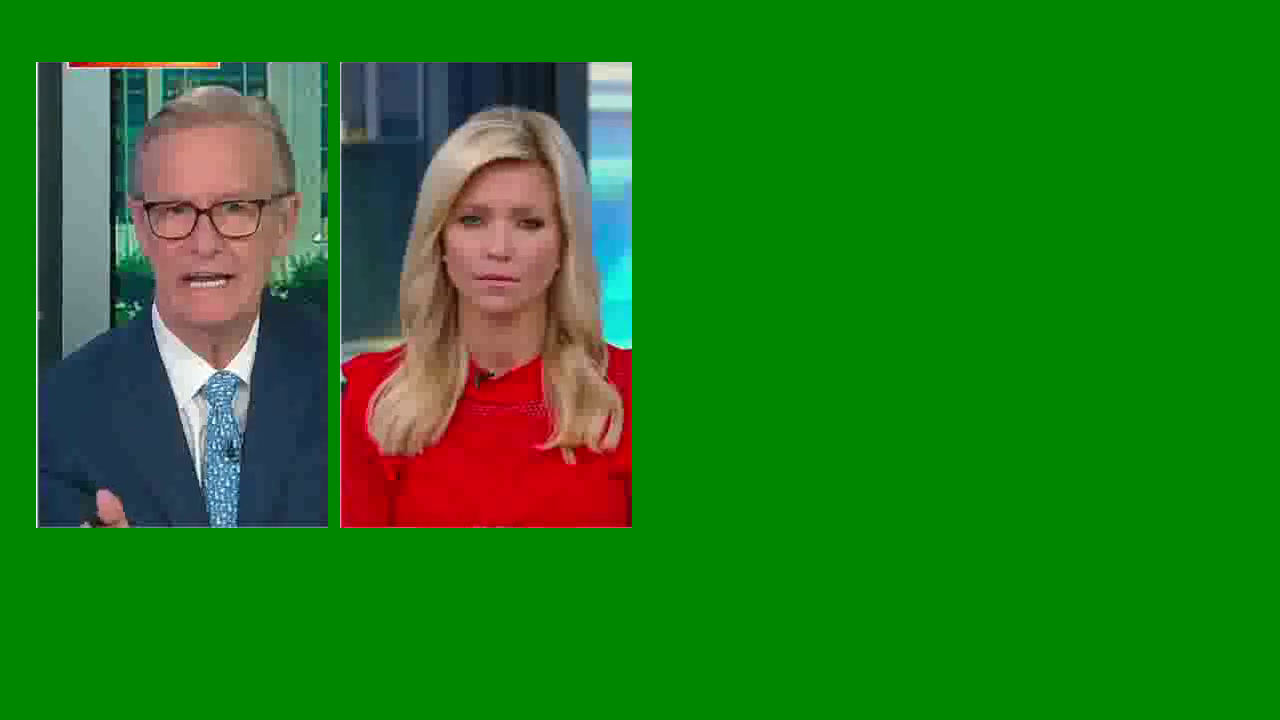
#> input picture frame 32 of python/e2c_video/input_video.mp4, 1280 x 720 px, given in place of the camera
$ python bgsub.py
#> lines starting #> are read from the running program, lines starting #| are printed output that depends on the picture; after the words box and inside, x2 and y2 are one past the last pixel; in counts of white or black regions, pixels touching at a corner belong together
from __future__ import print_function
import cv2 as cv
import argparse
parser = argparse.ArgumentParser(description='This program shows how to use background subtraction methods provided by \
                                              OpenCV. You can process both videos and images.')
parser.add_argument('--input', type=str, help='Path to a video or a sequence of image.', default='v.mp4')
parser.add_argument('--algo', type=str, help='Background subtraction method (KNN, MOG2).', default='MOG2')
args = parser.parse_args()
if args.algo == 'MOG2':
    backSub = cv.createBackgroundSubtractorMOG2()
else:
    backSub = cv.createBackgroundSubtractorKNN()
#capture = cv.VideoCapture(cv.samples.findFileOrKeep(args.input))
capture = cv.VideoCapture(0)
if not capture.isOpened:
    print('Unable to open: ' + args.input)
    exit(0)
while True:
    ret, frame = capture.read()
#> frame is the input picture: shape (720, 1280, 3); mean B, G, R 26.7, 121.4, 32.9
    if frame is None:
        break

    fgMask = backSub.apply(frame)
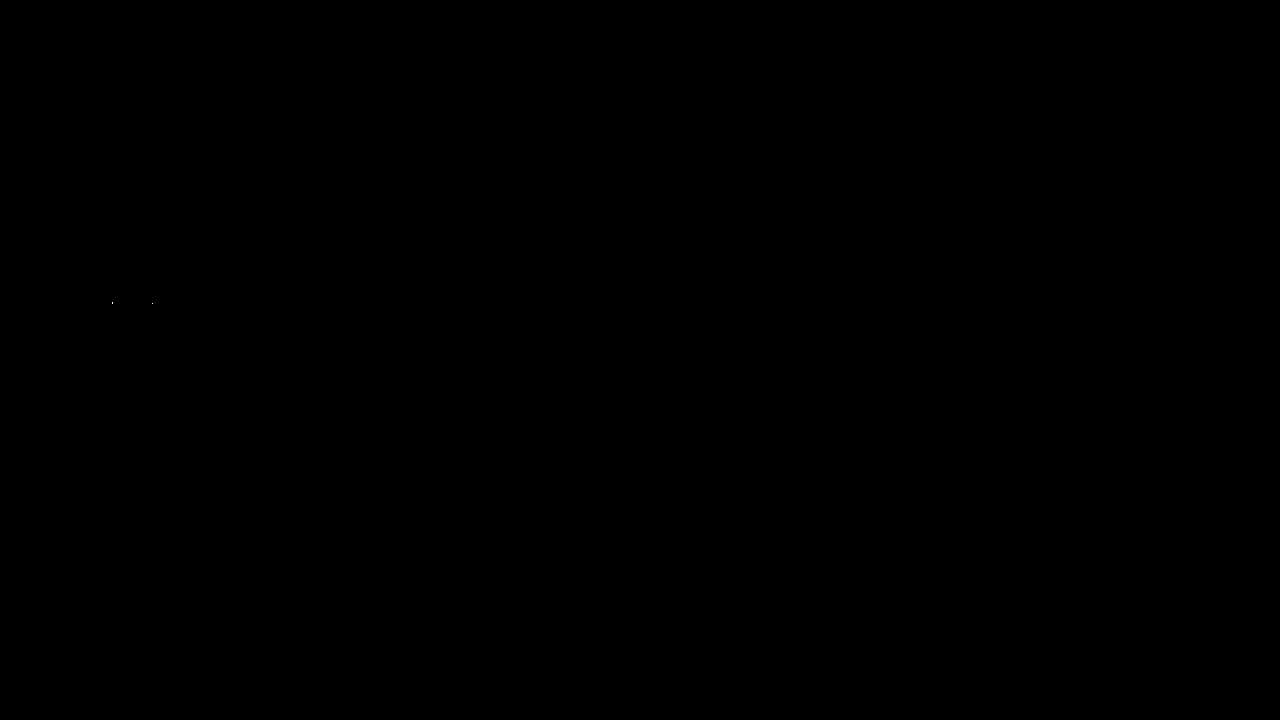
#> fgMask: shape (720, 1280); values 127 (black) and 255 (white), 0% white in thin lines or dots, all inside (x1, y1, x2, y2) = (112, 302, 153, 304)


    cv.rectangle(frame, (10, 2), (100,20), (255,255,255), -1)
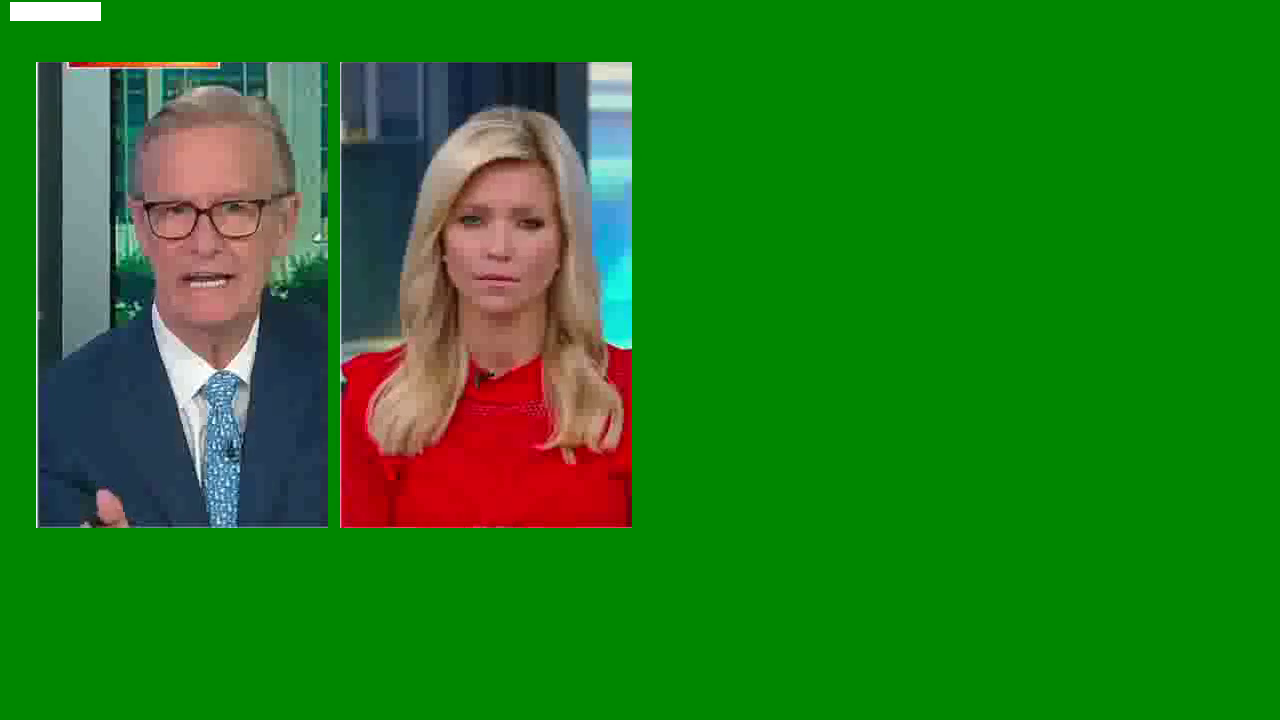
#> frame: shape (720, 1280, 3); 0.19% of pixels changed, all inside (x1, y1, x2, y2) = (10, 2, 101, 21)
    cv.putText(frame, str(capture.get(cv.CAP_PROP_POS_FRAMES)), (15, 15),
               cv.FONT_HERSHEY_SIMPLEX, 0.5 , (0,0,0))
#> frame: shape (720, 1280, 3); 0.01% of pixels changed, all inside (x1, y1, x2, y2) = (17, 5, 50, 16)


    cv.imshow('Frame', frame)
    cv.imshow('FG Mask', fgMask)

    keyboard = cv.waitKey(30)
#> (key Esc is pressed here)
    if keyboard == 'q' or keyboard == 27:
        break

$ run again, starting later in the video
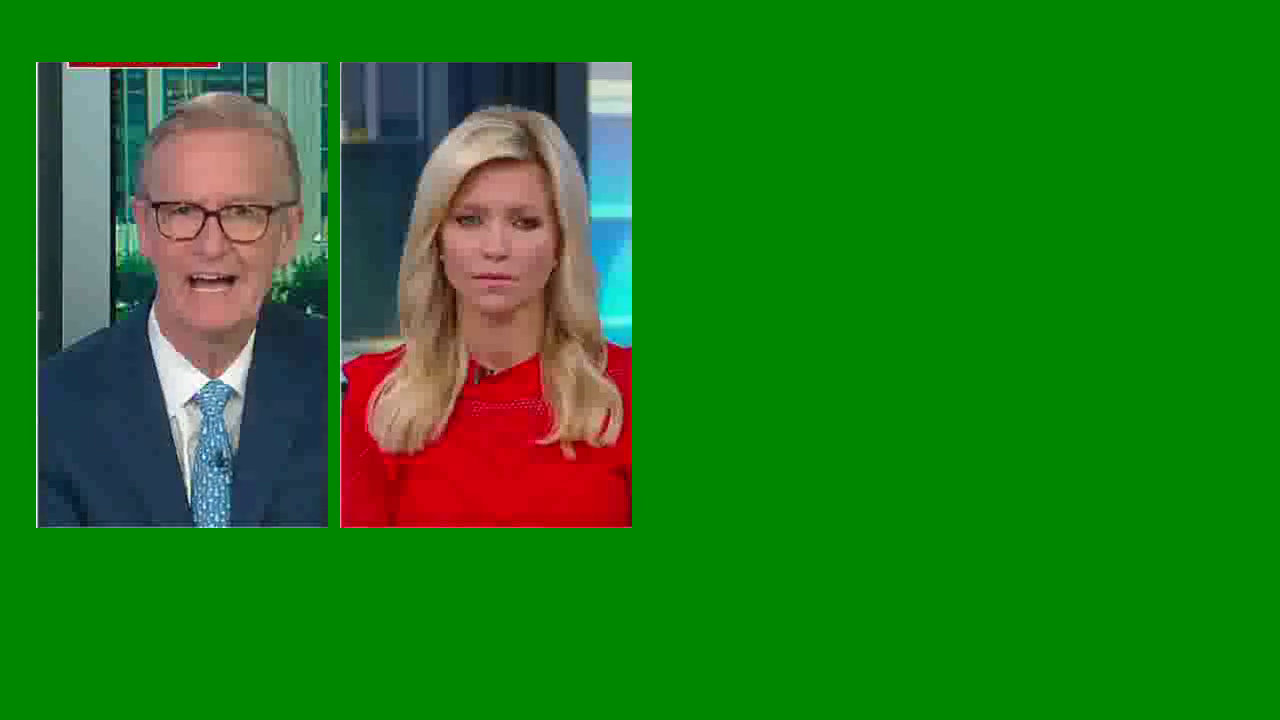
#> input picture frame 144 of python/e2c_video/input_video.mp4, 1280 x 720 px, given in place of the camera
#> frame is the input picture: shape (720, 1280, 3); mean B, G, R 26.6, 121.1, 32.8
#> fgMask: shape (720, 1280); values 127 (black) and 255 (white), 0% white in thin lines or dots, all inside (x1, y1, x2, y2) = (114, 252, 256, 344)
#> `cv.rectangle(frame, (10, 2), (100,20), (255,255,255), -1)`:
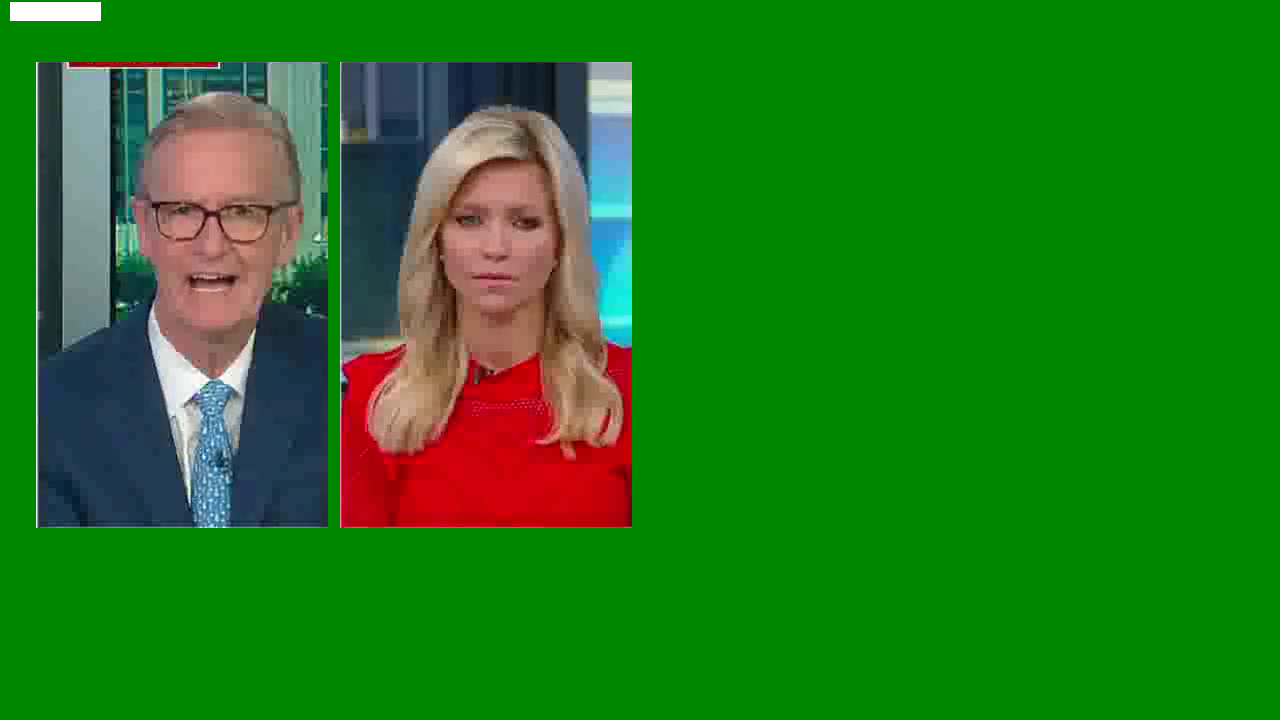
#> frame: shape (720, 1280, 3); 0.19% of pixels changed, all inside (x1, y1, x2, y2) = (10, 2, 101, 21)

$ run again, starting later in the video
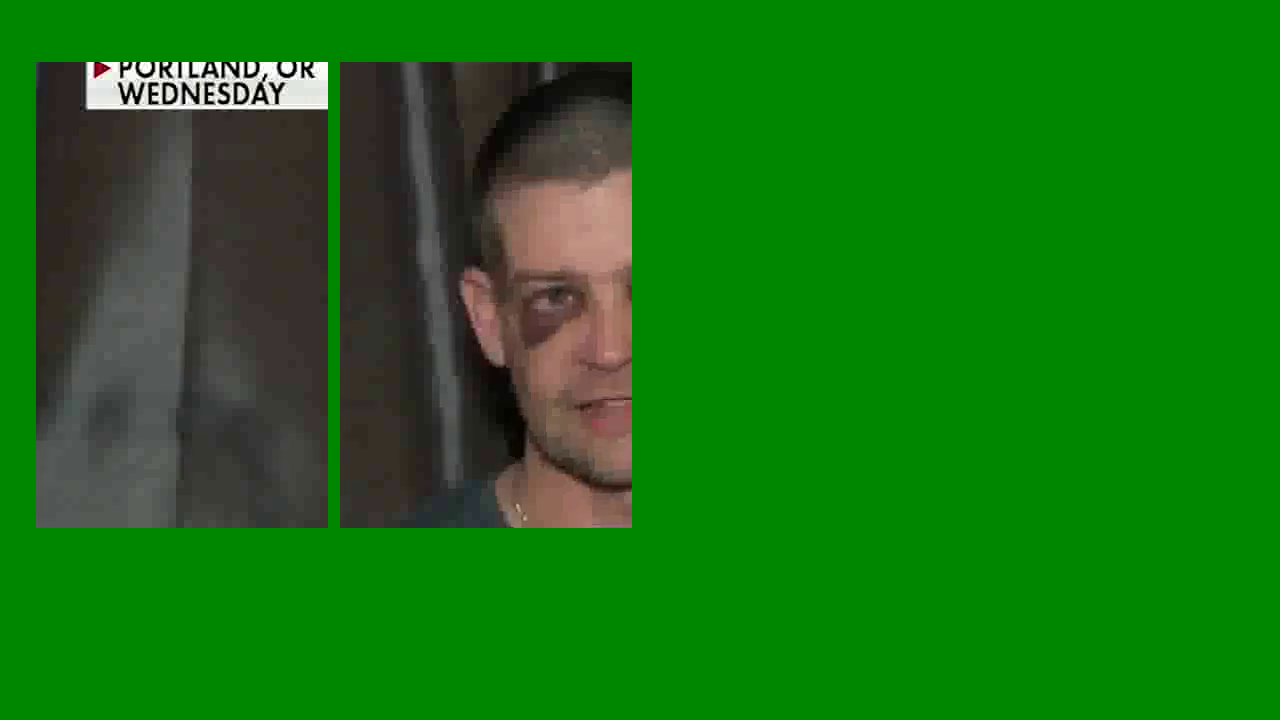
#> input picture frame 257 of python/e2c_video/input_video.mp4, 1280 x 720 px, given in place of the camera
#> frame is the input picture: shape (720, 1280, 3); mean B, G, R 18.4, 115.1, 22.3
#> `fgMask = backSub.apply(frame)`:
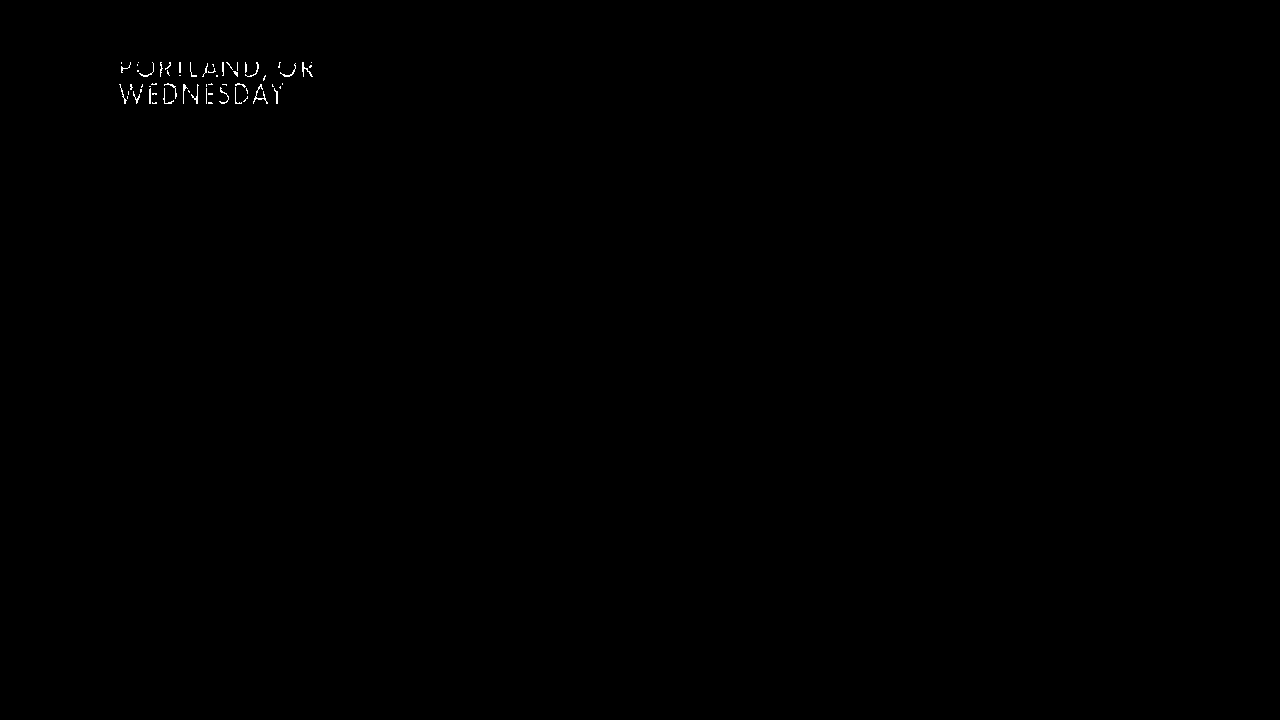
#> fgMask: shape (720, 1280); values 127 (black) and 255 (white), 0.11% white in thin lines or dots, all inside (x1, y1, x2, y2) = (119, 62, 313, 104)
#> `cv.rectangle(frame, (10, 2), (100,20), (255,255,255), -1)`:
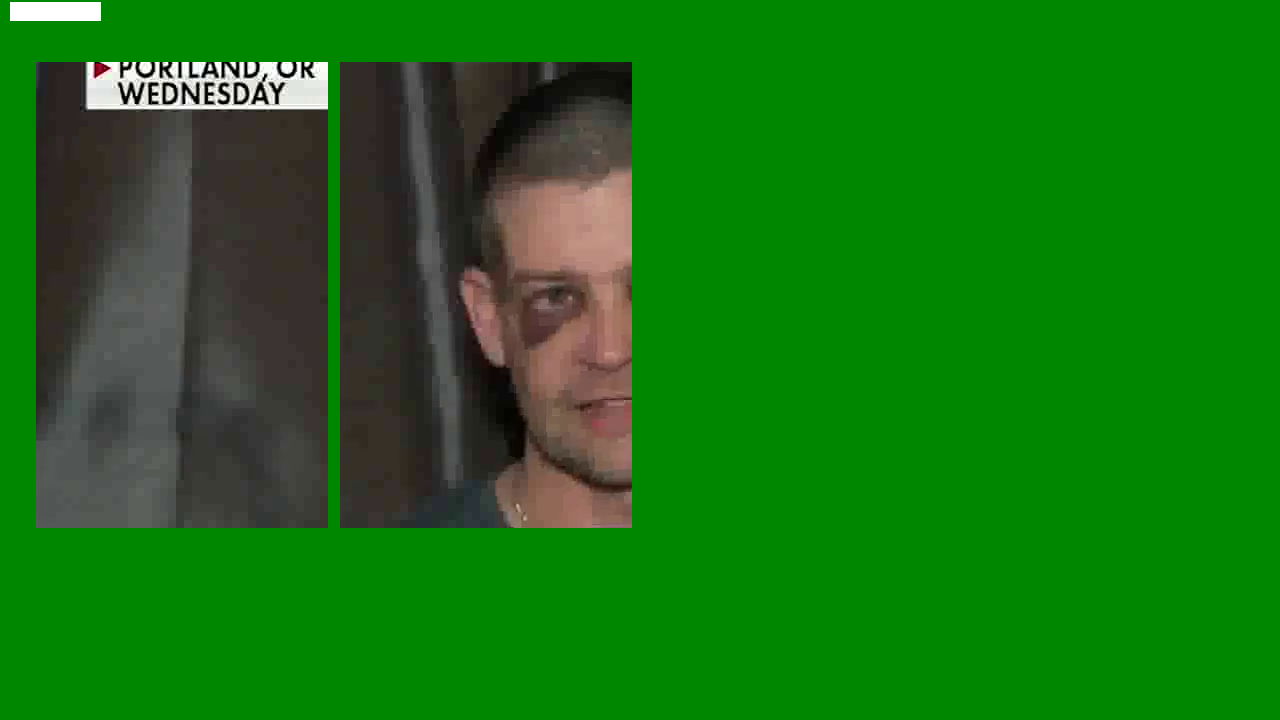
#> frame: shape (720, 1280, 3); 0.19% of pixels changed, all inside (x1, y1, x2, y2) = (10, 2, 101, 21)
